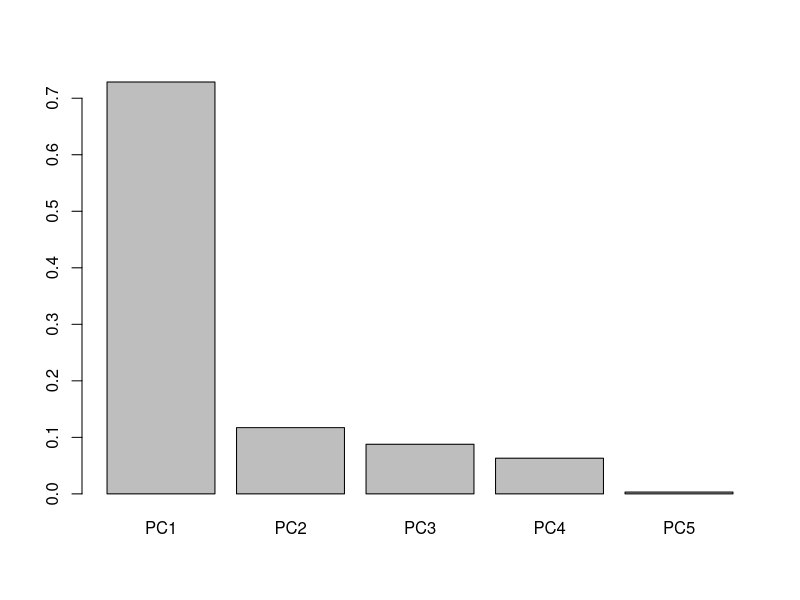
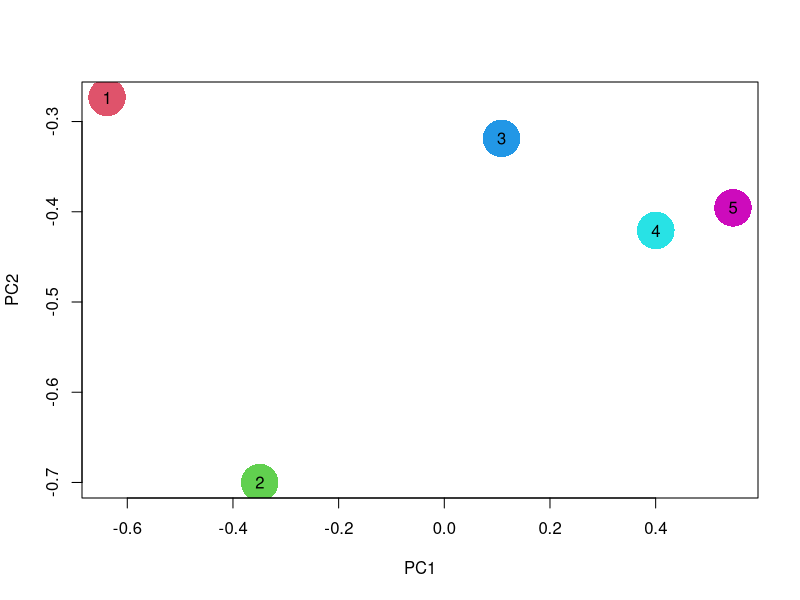
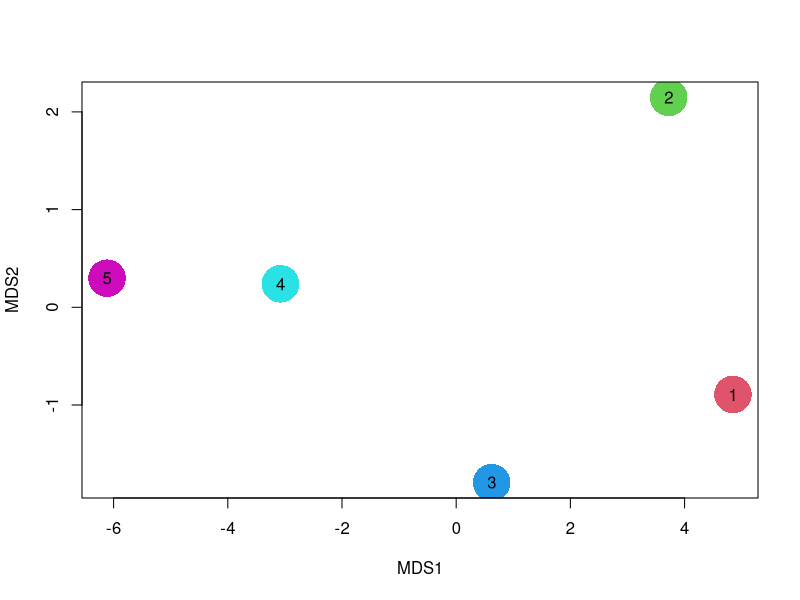
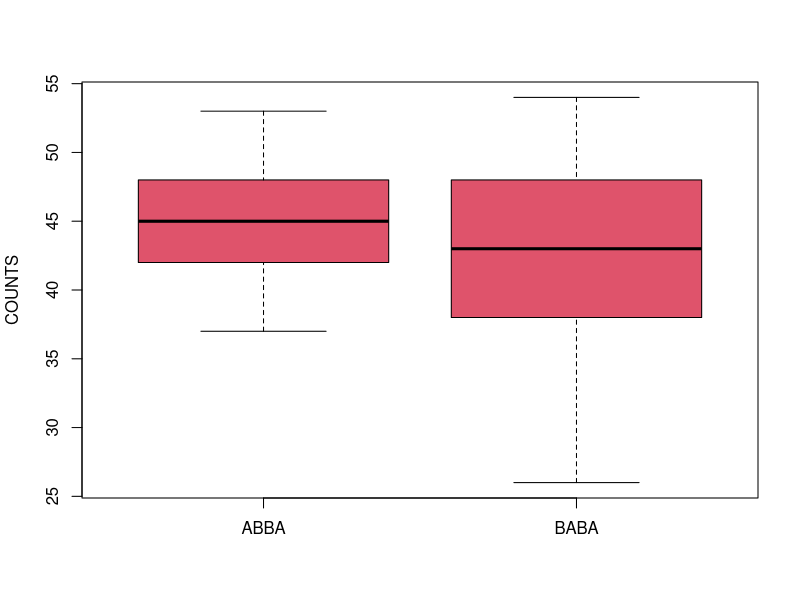
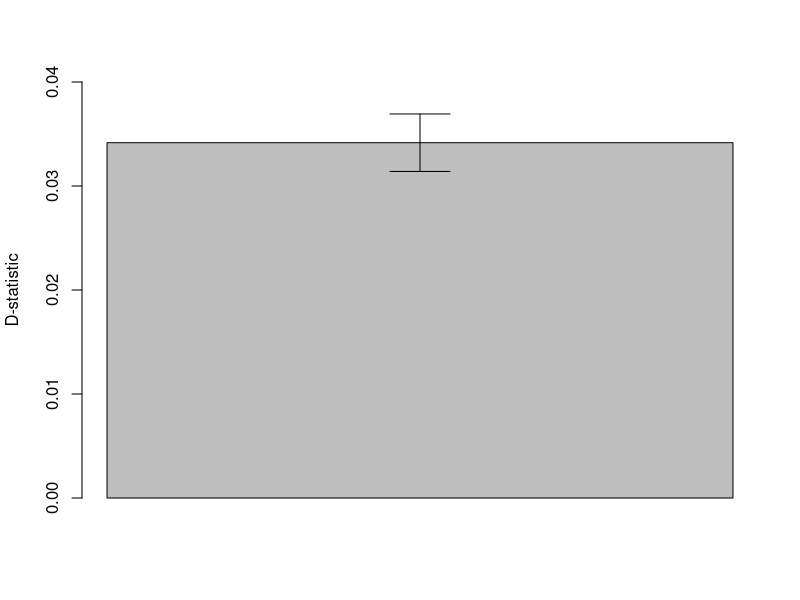

These charts were generated, in order, by the following R code:
## ---- chunk 1
#| class-source: my_code_size_abitsmaller
#| classes: my_code_size_abitsmaller
#| fig-width: 10
#| fig-height: 6
#| tidy: true
#| tidy.opts: { width.cutoff: 78 }
gen <- t(matrix(
  c(
    1, 0, 2, 0, 2, 0, 2, 1, 1, 1, 0, 1, 0, 2, 1, 2, 1, 1,
    1, 1, 1, 0, 1, 0, 2, 0, 1, 1, 0, 2, 1, 2, 0, 1, 0
  ), 5,
  by = TRUE
))
colnames(gen) <- paste0("Ind", 1:5)
rownames(gen) <- paste0("SNP", 1:7)
print(gen)
## ---- chunk 2
#| class-source: my_code_size_abitsmaller
#| classes: my_code_size_abitsmaller
#| fig-width: 10
#| fig-height: 5
#| tidy: true
#| tidy.opts: { width.cutoff: 78 }
gen_centered <- scale(gen, center = TRUE, scale = FALSE)
covariance <- t(gen_centered) %*% gen_centered
eig <- eigen(covariance)
barplot(eig$values / sum(eig$values), names = paste0("PC", 1:5))
## ---- chunk 3
#| class-source: my_code_size_abitsmaller
#| classes: my_code_size_abitsmaller
#| fig-width: 10
#| fig-height: 6.5
#| tidy: true
#| tidy.opts: { width.cutoff: 78 }
plot(eig$vectors[, 1:2], xlab = "PC1", ylab = "PC2", pch = 16, cex = 5, col = 2:6)
points(eig$vectors[, 1:2], pch = as.character(1:5))
## ---- chunk 4
#| class-source: my_code_size_abitsmaller
#| classes: my_code_size_abitsmaller
#| fig-width: 10
#| fig-height: 6
#| tidy: true
#| tidy.opts: { width.cutoff: 78 }
gen <- t(matrix(
  c(
    1, 0, 2, 0, 2, 0, 2, 1, 1, 1, 0, 1, 0, 2, 1, 2, 1, 1,
    1, 1, 1, 0, 1, 0, 2, 0, 1, 1, 0, 2, 1, 2, 0, 1, 0
  ), 5,
  by = TRUE
))
colnames(gen) <- paste0("Ind", 1:5)
rownames(gen) <- paste0("SNP", 1:7)
print(gen)
## ---- chunk 5
#| class-source: my_code_size_abitsmaller
#| classes: my_code_size_abitsmaller
#| fig-width: 10
#| fig-height: 5
#| tidy: true
#| tidy.opts: { width.cutoff: 78 }

my_dist <- dist(t(gen), method = "manhattan", upper = TRUE, diag = TRUE)
my_dist
my_mds <- cmdscale(my_dist)
my_mds
## ---- chunk 6
#| class-source: my_code_size_abitsmaller
#| classes: my_code_size_abitsmaller
#| fig-width: 10
#| fig-height: 6.5
#| tidy: true
#| tidy.opts: { width.cutoff: 78 }
plot(my_mds, xlab = "MDS1", ylab = "MDS2", pch = 16, cex = 5, col = 6:2)
points(my_mds, pch = as.character(5:1))
## ---- chunk 7
#| class-source: my_code_size_abitsmaller
#| classes: my_code_size_abitsmaller
#| fig-width: 10
#| fig-height: 6
#| tidy: true
#| tidy.opts: { width.cutoff: 78 }

df <- read.delim("data/out_abbababa_results.txt", header = T, sep = "\t")
df <- df[grepl("Neandertal", as.character(df$H3)), ]
df <- df[grepl("CEU", as.character(df$H2)), ]
df <- df[grepl("YRI", as.character(df$H1)), ]
YRI <- matrix(unlist(strsplit(as.character(df$H1), "\\.")), ncol = 9, byrow = T)
df$H1 <- paste(YRI[, 6], YRI[, 2], sep = "_")
CEU <- matrix(unlist(strsplit(as.character(df$H2), "\\.")), ncol = 9, byrow = T)
df$H2 <- paste(CEU[, 6], CEU[, 2], sep = "_")
df$H3 <- "NEAND"
df[1:8, 1:8]
## ---- chunk 8
#| eval: true
#| echo: false

df <- read.delim("data/out_abbababa_results.txt", header = T, sep = "\t")
df <- df[grepl("Neandertal", as.character(df$H3)), ]
df <- df[grepl("CEU", as.character(df$H2)), ]
df <- df[grepl("YRI", as.character(df$H1)), ]
## ---- chunk 9
#| class-source: my_code_size_abitsmaller
#| classes: my_code_size_abitsmaller
#| fig-width: 10
#| fig-height: 6
#| tidy: true
#| tidy.opts: { width.cutoff: 78 }

boxplot(df$nABBA, df$nBABA, names = c("ABBA", "BABA"), ylab = "COUNTS", col = 2)
wilcox.test(df$nABBA, df$nBABA)
## ---- chunk 10
#| class-source: my_code_size_abitsmaller
#| classes: my_code_size_abitsmaller
#| fig-width: 10
#| fig-height: 6
#| tidy: true
#| tidy.opts: { width.cutoff: 78 }

df <- read.delim("data/out_abbababa_highcov.txt", header = T, sep = "\t")
df
## ---- chunk 11
#| eval: true
#| echo: false
#| class-source: my_code_size_abitsmaller
#| classes: my_code_size_abitsmaller
#| fig-width: 10
#| fig-height: 7
#| tidy: true
#| tidy.opts: { width.cutoff: 78 }

df <- read.delim("data/out_abbababa_highcov.txt", header = T, sep = "\t")
y <- df$Dstat[1]
y.sd <- df$SE[1]
mid <- barplot(y, plot = FALSE)
barplot(y, ylim = c(0, 0.04), ylab = "D-statistic")
arrows(x0 = mid, y0 = y - y.sd, x1 = mid, y1 = y + y.sd, code = 3, angle = 90, length = 0.3)
